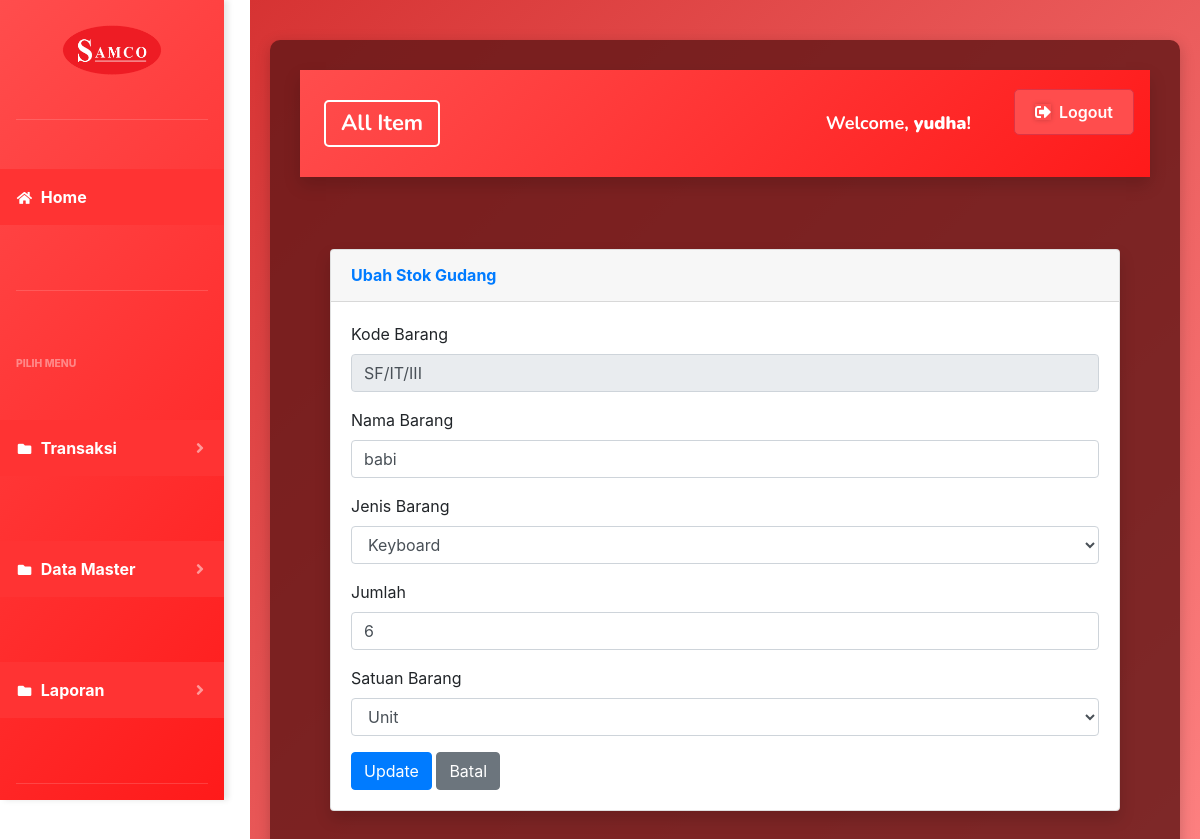
The app's page /index.php?page=gudang&aksi=ubahgudang&kode_barang=SF/IT/III (signed in) with its own data.
### tables this page shows
CREATE TABLE `gudang` (
  `id` int(11) NOT NULL,
  `kode_barang` varchar(50) NOT NULL,
  `nama_barang` varchar(255) NOT NULL,
  `jenis_barang` varchar(250) NOT NULL,
  `jumlah` varchar(250) NOT NULL,
  `satuan` varchar(100) NOT NULL
);

CREATE TABLE `jenis_barang` (
  `id` int(11) NOT NULL,
  `jenis_barang` varchar(100) NOT NULL,
  `code_barang` varchar(50) NOT NULL,
  `departemen` int(11) NOT NULL,
  `angka_romawi` varchar(10) NOT NULL
);

CREATE TABLE `satuan` (
  `id` int(11) NOT NULL,
  `satuan` varchar(100) DEFAULT NULL
);

### page/gudang/ubahgudang.php (the view, shortened to what this page needs)
<?php
if (isset($_GET['kode_barang'])) {
    $kode_barang = $_GET['kode_barang'];
    $sql = $koneksi->query("SELECT * FROM gudang WHERE kode_barang='$kode_barang'");
    if ($sql->num_rows > 0) {
        $data = $sql->fetch_assoc();
    } else {
        echo "<script>
                alert('Data tidak ditemukan!');
                window.location.href='?page=gudang';
              </script>";
        exit();
    }
}
?>
<div class="container-fluid">
  <div class="card shadow mb-4">
    <div class="card-header py-3">
      <h6 class="m-0 font-weight-bold text-primary">Ubah Stok Gudang</h6>
    </div>
    <div class="card-body">
      <form method="POST">
        <div class="form-group">
          <label for="kode_barang">Kode Barang</label>
          <input type="text" name="kode_barang" id="kode_barang" class="form-control" value="<?php echo htmlspecialchars($data['kode_barang']); ?>" readonly />
        </div>
        <div class="form-group">
          <label for="nama_barang">Nama Barang</label>
          <input type="text" name="nama_barang" class="form-control" value="<?php echo htmlspecialchars($data['nama_barang']); ?>" required />
        </div>
        <div class="form-group">
          <label for="jenis_barang">Jenis Barang</label>
          <select name="jenis_barang" class="form-control" required>
            <?php
            $jenis_sql = $koneksi->query("SELECT * FROM jenis_barang ORDER BY jenis_barang");
            while ($jenis = $jenis_sql->fetch_assoc()) {
                echo "<option value='" . $jenis['jenis_barang'] . "' " . ($data['jenis_barang'] == $jenis['jenis_barang'] ? 'selected' : '') . ">" . $jenis['jenis_barang'] . "</option>";
            }
            ?>
          </select>
        </div>
        <div class="form-group">
          <label for="jumlah">Jumlah</label>
          <input type="number" name="jumlah" class="form-control" value="<?php echo htmlspecialchars($data['jumlah']); ?>" min="0" step="1" required />
        </div>
        <div class="form-group">
          <label for="satuan">Satuan Barang</label>
          <select name="satuan" class="form-control" required>
            <?php
            $satuan_sql = $koneksi->query("SELECT * FROM satuan ORDER BY id");
            while ($satuan = $satuan_sql->fetch_assoc()) {
                echo "<option value='" . $satuan['satuan'] . "' " . ($data['satuan'] == $satuan['satuan'] ? 'selected' : '') . ">" . $satuan['satuan'] . "</option>";
            }
            ?>
          </select>
        </div>
        <button type="submit" name="update" class="btn btn-primary">Update</button>
        <a href="?page=gudang" class="btn btn-secondary">Batal</a>
      </form>
    </div>
  </div>
</div>

### index.php (style rules this page uses)
body { margin-left: 250px; transition: margin-left 0.3s ease; }

### records on screen
gudang: kode_barang "SF/IT/III", nama_barang "babi", jenis_barang "Keyboard", jumlah "6", satuan "Unit"

### other values on screen
$_SESSION['username'] "yudha"
